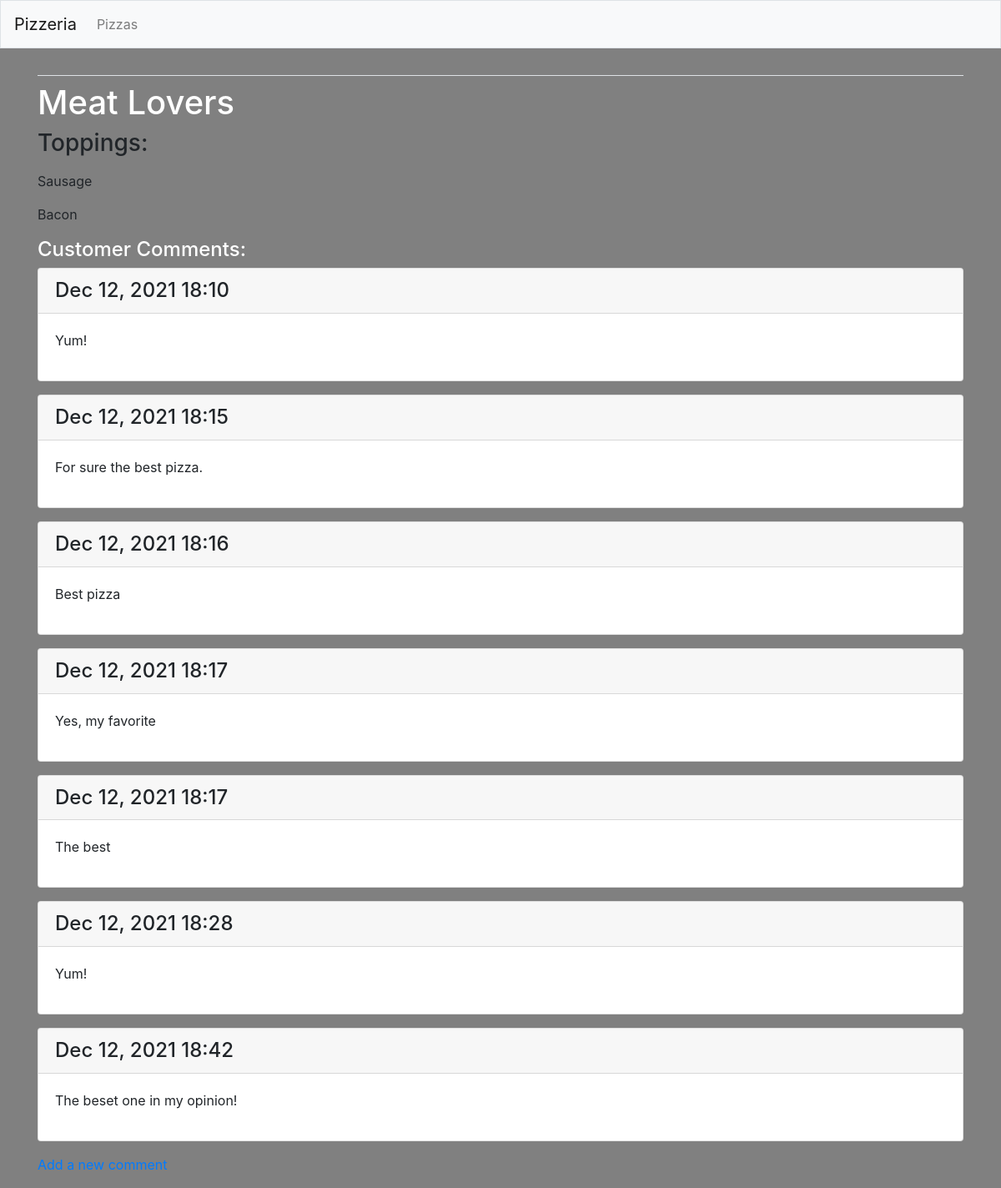
/pizza/3/, run on an earlier commit of the app's database.
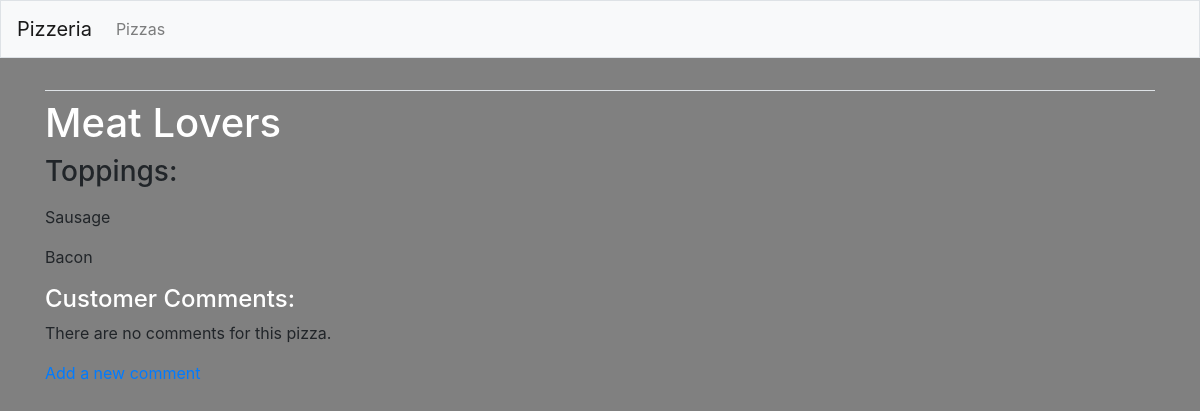
And on a later commit of the database.
### MainApp/models.py (models this page shows, shortened)
class Pizza(models.Model):
    text = models.CharField(max_length = 200)
    date_added = models.DateTimeField(auto_now_add=True)
    header_image = models.ImageField(null=True, blank=True, upload_to='images/')
    def __str__(self):
        return self.text #on the web page this shows us the actual text OF the object so it's important

class Topping(models.Model):
    pizza = models.ForeignKey(Pizza, on_delete=models.CASCADE)
    text = models.TextField()
    date_added = models.DateTimeField(auto_now_add=True)

class Comment(models.Model):
    pizza = models.ForeignKey(Pizza, on_delete=models.CASCADE)
    text = models.TextField()
    date_added = models.DateTimeField(auto_now_add=True)

### MainApp/views.py (the view)
# urls.py: path('pizza/<int:pizza_id>/', views.pizza, name='pizza'),
def pizza(request,pizza_id):
    pizza = Pizza.objects.get(id=pizza_id)
    toppings = pizza.topping_set.all()
    comments = pizza.comment_set.all()
    context = {'pizza':pizza, 'toppings': toppings, 'comments':comments}
    return render(request, 'MainApp/pizza.html', context)

### MainApp/templates/mainapp/pizza.html (shortened to what this page needs)
{% extends 'MainApp/base.html' %}
{% block content %}
<h1 style="color:white;">{{ pizza }}</h1>
<h3>
<p> Toppings:</p>
</h3>
    {% for topping in toppings %}
    <p>{{ topping.text }} </p>
{% empty%}
<li> There are no toppings on this pizza.</li>
{% endfor %}
<h4 style="color:white;">Customer Comments:</h4>
{% for comment in comments %}
    <div class="card mb-3">
        <h4 class="card-header">
            {{ comment.date_added | date:'M d, Y H:i' }}
        </h4>
        <div class="card-body">
            {{ comment.text | linebreaks }}
        </div>
    </div>
{% empty %}
    <p> There are no comments for this pizza. </p>
{% endfor %}
<p>
    <a href="{% url 'MainApp:new_comment' pizza.id %}">Add a new comment</a>
</p>
{% endblock content %}

### MainApp/templates/mainapp/base.html (shortened to what this page needs)
{% load bootstrap4 %}
<body style="background-color: gray;"></body>
<!doctype html>
<html lang = 'en'>
<head>
    {% bootstrap_css %}
</head>
<body>
 <nav class="navbar navbar-expand-md navbar-light bg-light mb-4 border">
        <a class="navbar-brand" href="{%url 'MainApp:index'%}">
            Pizzeria</a>
        <div class="collapse navbar-collapse" id="navbarCollapse">
            <ul class="navbar-nav mr-auto">
                <li class ="nav-item">
                    <a class="nav-link" href="{% url 'MainApp:pizzas' %}">Pizzas</a></li>
            </ul>
        </div>
    </nav>
<main role = "main" class="container">
    <div class="pb-2 mb-2 border-bottom">
    </div>
    <div>
        {% block content %}{% endblock content %}
    </div>
</main>
</body>
</html>

What changed in the data, as far as the page shows it:
removed Comment: date_added "Dec 12, 2021 18:10", text "Yum!"
removed Comment: date_added "Dec 12, 2021 18:15", text "For sure the best pizza."
removed Comment: date_added "Dec 12, 2021 18:16", text "Best pizza"
removed Comment: date_added "Dec 12, 2021 18:17", text "Yes, my favorite"
removed Comment: date_added "Dec 12, 2021 18:17", text "The best"
removed Comment: date_added "Dec 12, 2021 18:28", text "Yum!"
removed Comment: date_added "Dec 12, 2021 18:42", text "The beset one in my opinion!"
Also different on the page:
text now shown: "There are no comments for this pizza."
